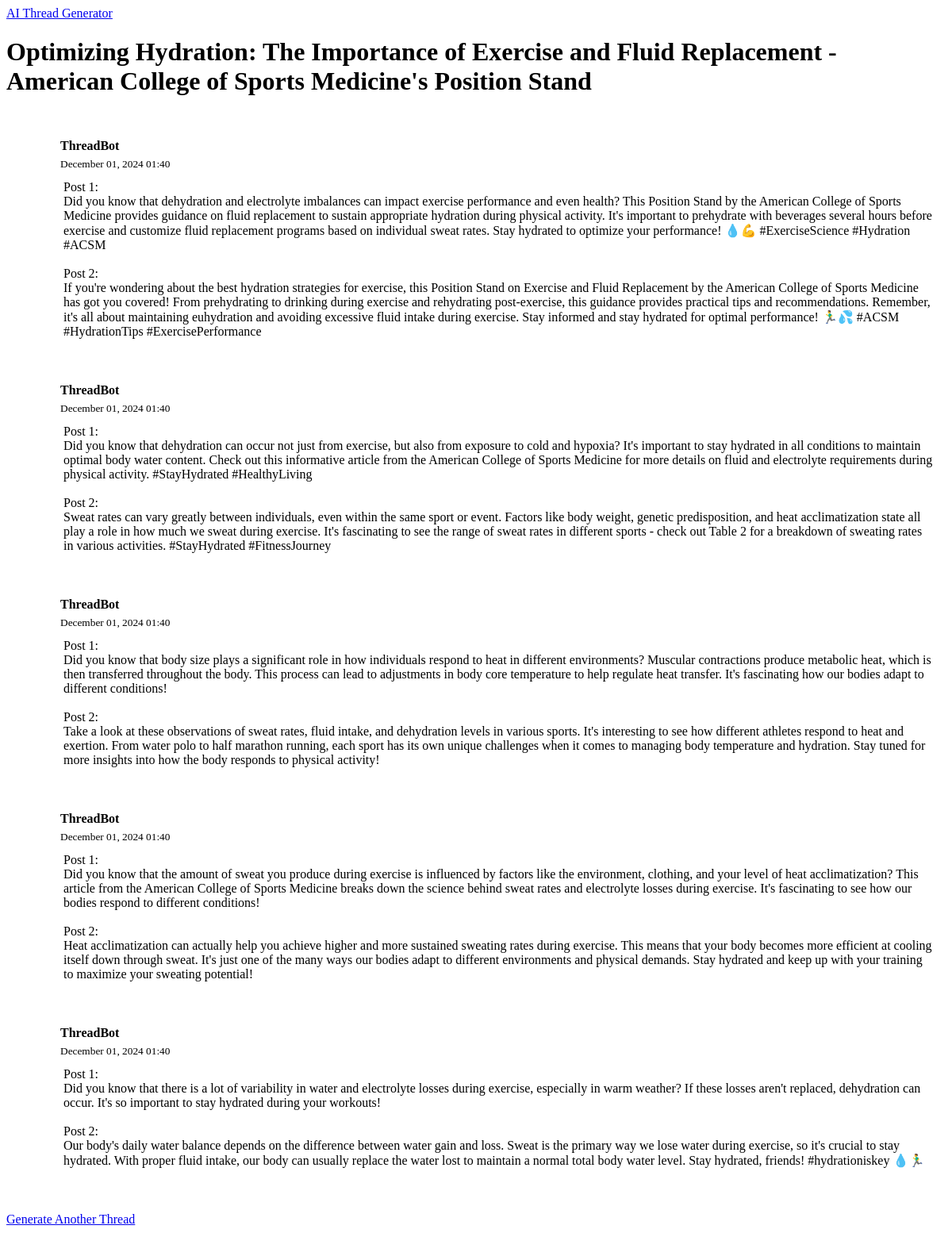
The app's page /thread/2 with its own data.
### models.py (models this page shows)
class Thread(db.Model):
    id = db.Column(db.Integer, primary_key=True)
    title = db.Column(db.String(200), nullable=False)
    created_at = db.Column(db.DateTime, default=datetime.utcnow)
    posts = db.relationship('ThreadPost', backref='thread', lazy=True)

class ThreadPost(db.Model):
    id = db.Column(db.Integer, primary_key=True)
    thread_id = db.Column(db.Integer, db.ForeignKey('thread.id'), nullable=False)
    content = db.Column(db.Text, nullable=False)
    created_at = db.Column(db.DateTime, default=datetime.utcnow)

### app.py (the view)
@app.route('/thread/<int:thread_id>')
def view_thread(thread_id):
    thread = Thread.query.get_or_404(thread_id)
    return render_template('thread.html', thread=thread)

### templates/thread.html
{% extends "base.html" %}
{% block content %}
<div class="row justify-content-center">
    <div class="col-md-8">
        <div class="card">
            <div class="card-body">
                <h1 class="card-title h3 mb-4">{{ thread.title }}</h1>
                <div class="thread-container">
                    {% for post in thread.posts %}
                    <div class="thread-post">
                        <div class="thread-post-header">
                            <div class="avatar">AI</div>
                            <div class="post-meta">
                                <div class="username">ThreadBot</div>
                                <small class="text-muted">{{ post.created_at.strftime('%B %d, %Y %H:%M') }}</small>
                            </div>
                        </div>
                        <div class="post-content">{{ post.content }}</div>
                        <div class="thread-connector"></div>
                    </div>
                    {% endfor %}
                </div>
                <div class="text-center mt-4">
                    <a href="{{ url_for('index') }}" class="btn btn-primary">Generate Another Thread</a>
                </div>
            </div>
        </div>
    </div>
</div>
{% endblock %}

### templates/base.html (shortened to what this page needs)
<!DOCTYPE html>
<html lang="en" data-bs-theme="dark">
<head>
    <link rel="stylesheet" href="https://cdn.replit.com/agent/bootstrap-agent-dark-theme.min.css">
    <link rel="stylesheet" href="{{ url_for('static', filename='css/custom.css') }}">
</head>
<body>
    <nav class="navbar navbar-expand-lg navbar-dark bg-dark">
        <div class="container">
            <a class="navbar-brand" href="{{ url_for('index') }}">AI Thread Generator</a>
        </div>
    </nav>
    <main class="container my-4">
        {% block content %}{% endblock %}
    </main>
</body>
</html>

### static/css/custom.css (style rules this page uses)
.thread-container { padding: 1rem 0; }
.thread-post { position: relative; margin-bottom: 1.5rem; padding: 1rem; border: 1px solid var(--bs-border-color); border-radius: 8px; background: var(--bs-dark); }
.thread-post-header { display: flex; align-items: center; margin-bottom: 0.75rem; }
.avatar { width: 40px; height: 40px; border-radius: 50%; background: var(--bs-primary); color: white; display: flex; align-items: center; justify-content: center; font-weight: bold; margin-right: 0.75rem; }
.post-meta { flex: 1; }
.username { font-weight: bold; margin-bottom: 0.25rem; }
.post-content { margin-left: 3.5rem; white-space: pre-wrap; }
.thread-connector { position: absolute; left: 20px; top: 60px; bottom: -20px; width: 2px; background: var(--bs-primary); display: none; }
.thread-post:not(:last-child) .thread-connector { display: block; }

### records on screen
Thread: title "Optimizing Hydration: The Importance of Exercise and Fluid Replacement - American College of Sports Medicine's Position Stand"
ThreadPost: created_at "December 01, 2024 01:40", content "Post 1: Did you know that dehydration and electrolyte imbalances can impact exercise performance and even health? This Position Stand by the American College of Sports Medicine provides guidance on fluid replacement to sustain appropriate hydration during physical activity. It's important to prehydrate with beverages several hours before exercise and customize fluid replacement programs based on individual sweat rates. Stay hydrated to optimize your performance! 💧💪 #ExerciseScience #Hydration #ACSM Post 2: If you're wondering about the best hydration strategies for exercise, this Position Stand on Exercise and Fluid Replacement by the American College of Sports Medicine has got you covered!…"
ThreadPost: created_at "December 01, 2024 01:40", content "Post 1: Did you know that dehydration can occur not just from exercise, but also from exposure to cold and hypoxia? It's important to stay hydrated in all conditions to maintain optimal body water content. Check out this informative article from the American College of Sports Medicine for more details on fluid and electrolyte requirements during physical activity. #StayHydrated #HealthyLiving Post 2: Sweat rates can vary greatly between individuals, even within the same sport or event. Factors like body weight, genetic predisposition, and heat acclimatization state all play a role in how much we sweat during exercise. It's fascinating to see the range of sweat rates in different sports -…"
ThreadPost: created_at "December 01, 2024 01:40", content "Post 1: Did you know that body size plays a significant role in how individuals respond to heat in different environments? Muscular contractions produce metabolic heat, which is then transferred throughout the body. This process can lead to adjustments in body core temperature to help regulate heat transfer. It's fascinating how our bodies adapt to different conditions! Post 2: Take a look at these observations of sweat rates, fluid intake, and dehydration levels in various sports. It's interesting to see how different athletes respond to heat and exertion. From water polo to half marathon running, each sport has its own unique challenges when it comes to managing body temperature and…"
ThreadPost: created_at "December 01, 2024 01:40", content "Post 1: Did you know that the amount of sweat you produce during exercise is influenced by factors like the environment, clothing, and your level of heat acclimatization? This article from the American College of Sports Medicine breaks down the science behind sweat rates and electrolyte losses during exercise. It's fascinating to see how our bodies respond to different conditions! Post 2: Heat acclimatization can actually help you achieve higher and more sustained sweating rates during exercise. This means that your body becomes more efficient at cooling itself down through sweat. It's just one of the many ways our bodies adapt to different environments and physical demands. Stay hydrated…"
ThreadPost: created_at "December 01, 2024 01:40", content "Post 1: Did you know that there is a lot of variability in water and electrolyte losses during exercise, especially in warm weather? If these losses aren't replaced, dehydration can occur. It's so important to stay hydrated during your workouts! Post 2: Our body's daily water balance depends on the difference between water gain and loss. Sweat is the primary way we lose water during exercise, so it's crucial to stay hydrated. With proper fluid intake, our body can usually replace the water lost to maintain a normal total body water level. Stay hydrated, friends! #hydrationiskey 💧🏃‍♂️"
